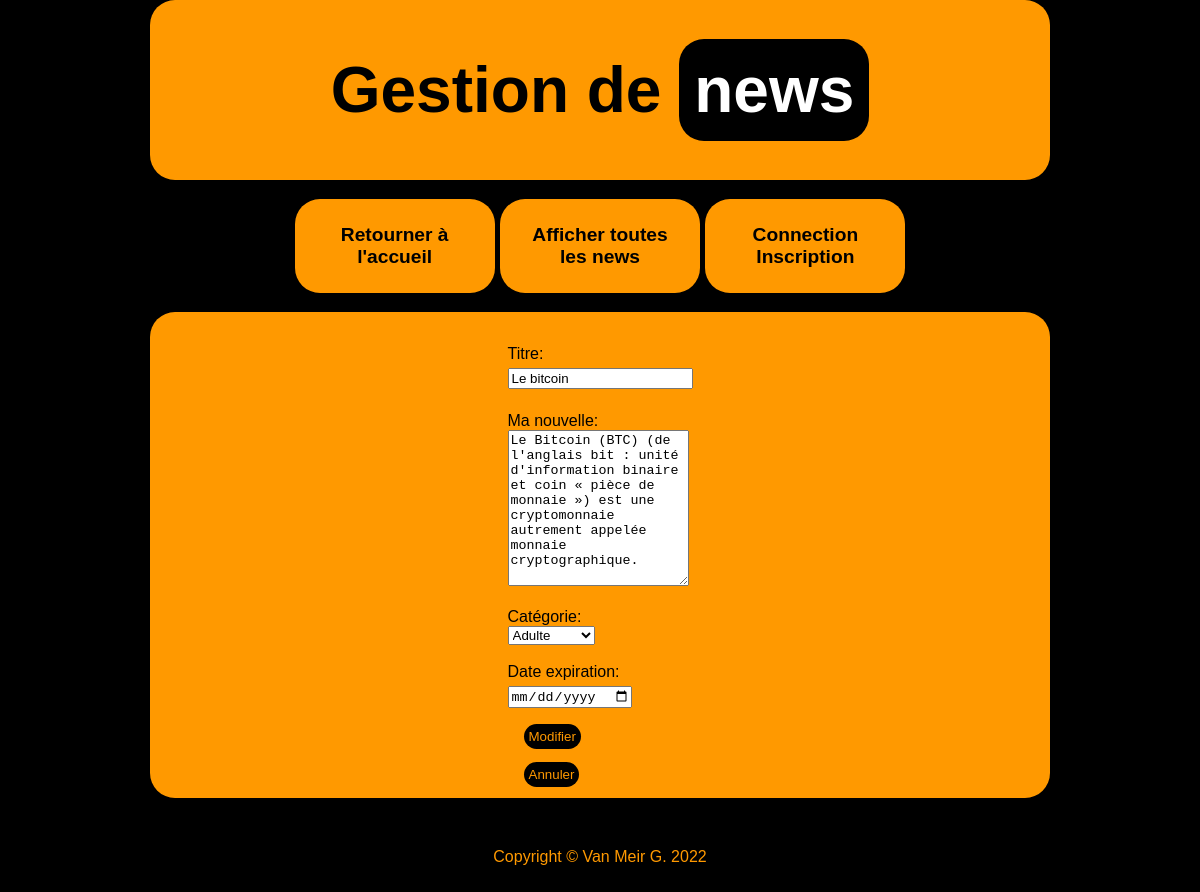
The page /modifier_news.php?idNews=1 on the database its author committed.
### tables this page shows
CREATE TABLE news
(
  idNews      int(11)     NOT NULL AUTO_INCREMENT,
  titre       varchar(64) NOT NULL,
  texte       text        NOT NULL,
  pseudo      varchar(25) NOT NULL,
  publication date        NOT NULL,
  expiration  date        DEFAULT NULL,
  categorie   int(11)     NOT NULL,
  PRIMARY KEY (idNews),
  FOREIGN KEY (categorie) REFERENCES categorie(id)
);

### models/news.php (called while the page is built, shortened)
<?php
    function valeur_update ($idNews)
    {
        $bd = connectionBaseDeDonnee();
        $sql="SELECT * FROM news WHERE idNews=$idNews";
        $recherche=mysqli_query($bd,$sql);
        return mysqli_fetch_all($recherche,MYSQLI_ASSOC);
    }
    function valeur_update_tab ($idNews)
    {
        $tab=valeur_update($idNews);
        $tab=$tab[0];
        return $tab;
    }
    function cat_update ($idNews)
    {
        $tab=valeur_update_tab($idNews);
        if($tab['categorie']==2)
        {
            $val='Adulte';
            return $val;
        }
    }
?>

### views/modifier_news.php (the view, shortened to what this page needs)
<!DOCTYPE html>
<html lang="fr">
<head>
    <link rel="stylesheet" href="./css/styles.css">
</head>
<body>
    <?php require("views/header.php");?>
    <?php require("views/menu.php");?>
    <main>
        <form method="POST" action="./modifier_news.php?idNews=<?php echo $_GET['idNews']?>">
            <?php $tab=valeur_update_tab($idNews);?>
            <?php $cat=cat_update($idNews);?>
            <label for="titre" ><br>Titre:</label>
            <input type="text" name="titre" placeholder="Titre" value="<?php echo $tab['titre'];?>">
            <label for="news" ><br>Ma nouvelle:<br></label>
            <textarea id="news" name="news" rows="10" placeholder="Ma news"><?php echo $tab['texte'];?></textarea>
            <label for="categorie" ><br><br>Catégorie:<br></label>
                <select type="text" name="categorie" id="categorie">
                <option value="<?php echo $tab['categorie'];?>"> <?php echo $cat; ?> </option>
            </select>
            <label for="date_expiration"><br><br>Date expiration:</label>
            <input type="date" id="date_expiration" name="date_expiration" value="<?php echo $tab['expiration'];?>">
            <button class="bt_modif" type="submit" name="form_submit">
                Modifier
            </button>
            <a class="bt_modif_annuler" href="./news_utilisateur.php" class="annuler">Annuler</a>
        </form>
    </main>
    <?php require("footer.php");?>
</body>
</html>

### css/styles.css (style rules this page uses)
html { height: 100%; font-family: sans-serif; font-size: 1em; }
body { background-color: #000000; margin: 0; }
header,nav,main,footer { margin: 0 auto; width: 900px; }
a { text-decoration: none; }
main { height: 100%; display: flex; background-color: #FF9900; border-radius: 25px; }
form { margin: 0 auto; padding: 15px; }
input { display: block; margin: 5px 0; }
button { background-color: #000000; border: none; border-radius: 8px; color:#FF9900; padding: 5px; }
.bt_modif { background-color: rgb(0, 0, 0); color:#FF9900; text-decoration: none; text-align: center; margin: 16px; display: block; border-radius: 25px; padding: 5px; }
.bt_modif_annuler { background-color: rgb(0, 0, 0); color:#FF9900; text-decoration: none; margin: 16px; border-radius: 25px; padding: 5px; font-size: 13.333333px; }

### rows shown on the page
news: titre "Le bitcoin", news "Le Bitcoin (BTC) (de l'anglais bit : unité d'information binaire et coin « pièce de monnaie ») est une cryptomonnaie autrement appelée monnaie cryptographique.", categorie "Adulte"
